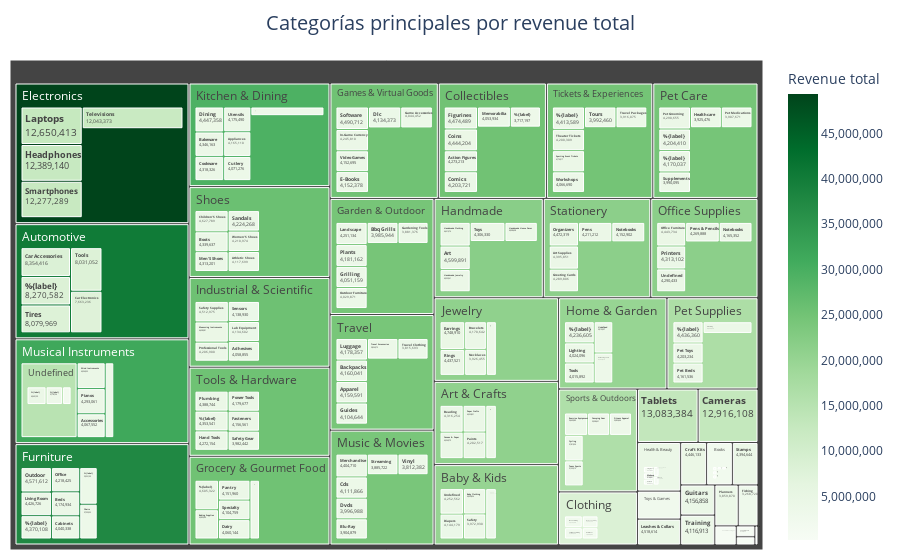

The notebook cell saved with this chart:
### Markdown cell above
Ahora las categorías son totalmente otras... Veamos la información en forma de treemap para entender mejor como se distribuye el revenue por categorías y subcategorías.

### Code cell
df = total_revenue_by_category.copy()

# Asegurar tipos string para ids/parents (evita conflictos None/NaN)
df["id_str"] = df["category_id"].astype(str)
df["parent_str"] = df["parent_category_id"].astype("string")

# Treemap jerárquico con drill-down
fig = px.treemap(
    df,
    ids="id_str",
    names="name",
    parents="parent_str",
    values="total_revenue",
    color="total_revenue",
    color_continuous_scale="Greens",
)

fig.update_traces(
    # Texto dentro de cada rectángulo
    texttemplate="<b>%{label}</b><br>%{value:,.0f}",
    textinfo="label+value+percent entry",
    # Hover con % relativo al padre
    hovertemplate=(
        "<b>%{label}</b><br>"
        "Revenue total: %{value:,.0f}<br>"
        "Porcentaje: %{percentParent:.1%}<extra></extra>"
    ),
    # Apariencia
    root_color="lightgray",
    tiling=dict(pad=2, squarifyratio=1.2),
    # Pathbar (migas de pan) arriba para navegar
    pathbar=dict(visible=True, textfont=dict(size=12)),
)

fig.update_layout(
    title=dict(
        text="Categorías principales por revenue total",
        x=0.5,
        font=dict(size=20),
    ),
    coloraxis_colorbar=dict(title="Revenue total", tickformat=",.0f"),
    margin=dict(t=60, r=10, b=10, l=10),
)

fig.show()

### Figure 1 — Plotly figure (JSON) as saved in the notebook; plotly's stock layout.template omitted (floating-point values rounded to 4 significant figures; data arrays with more than 128 entries replaced by an {"elided": "..."} marker saying what was removed)
{"data": [{"domain": {"x": [0, 1], "y": [0, 1]}, "hovertemplate": "<b>%{label}</b><br>Revenue total: %{value:,.0f}<br>Porcentaje: %{percentParent:.1%}<extra></extra>", "ids": {"elided": "208 str values"}, "labels": {"elided": "208 str values"}, "marker": {"coloraxis": "coloraxis", "colors": {"elided": "208 float values"}}, "name": "", "parents": {"elided": "208 str values"}, "pathbar": {"textfont": {"size": 12}, "visible": true}, "root": {"color": "lightgray"}, "textinfo": "label+value+percent entry", "texttemplate": "<b>%{label}</b><br>%{value:,.0f}", "tiling": {"pad": 2, "squarifyratio": 1.2}, "type": "treemap", "values": {"elided": "208 float values"}}], "layout": {"coloraxis": {"colorbar": {"tickformat": ",.0f", "title": {"text": "Revenue total"}}, "colorscale": [[0, "rgb(247,252,245)"], [0.125, "rgb(229,245,224)"], [0.25, "rgb(199,233,192)"], [0.375, "rgb(161,217,155)"], [0.5, "rgb(116,196,118)"], [0.625, "rgb(65,171,93)"], [0.75, "rgb(35,139,69)"], [0.875, "rgb(0,109,44)"], [1, "rgb(0,68,27)"]]}, "legend": {"tracegroupgap": 0}, "margin": {"b": 10, "l": 10, "r": 10, "t": 60}, "title": {"font": {"size": 20}, "text": "Categorías principales por revenue total", "x": 0.5}}}
